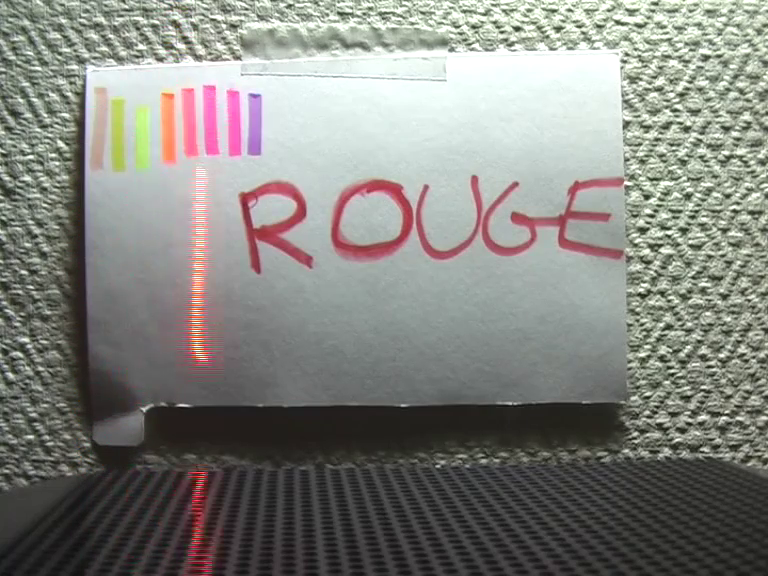
#> input picture frame 19 of prepa/tipe/code/ressources/test.avi, 768 x 576 px, given in place of test_video.mp4, which was not available
$ python step4.py
#> lines starting #> are read from the running program, lines starting #| are printed output that depends on the picture; after the words box and inside, x2 and y2 are one past the last pixel; in counts of white or black regions, pixels touching at a corner belong together; pictures that were not available may be replaced by others from this repository, and a replacement may not be noted

import numpy as np
import cv2.cv2 as cv

cap = cv.VideoCapture('test_video.mp4')
ret, frame1 = cap.read()
#> frame1 is the input picture: shape (576, 768, 3); mean B, G, R 126.7, 132.1, 131.7
prvs = cv.cvtColor(frame1, cv.COLOR_BGR2GRAY)
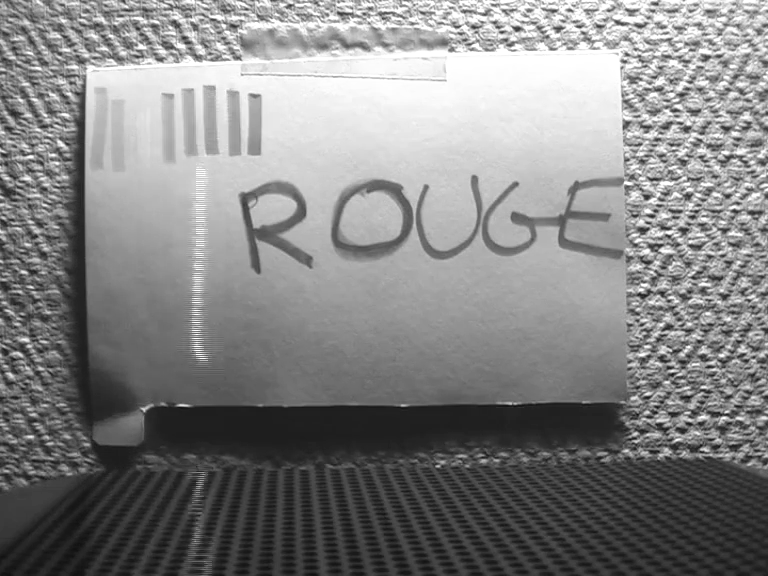
#> prvs: shape (576, 768); min 14, max 255, mean 131.3
hsv = np.zeros_like(frame1)
hsv[..., 1] = 255
while(1):
    ret, frame2 = cap.read()
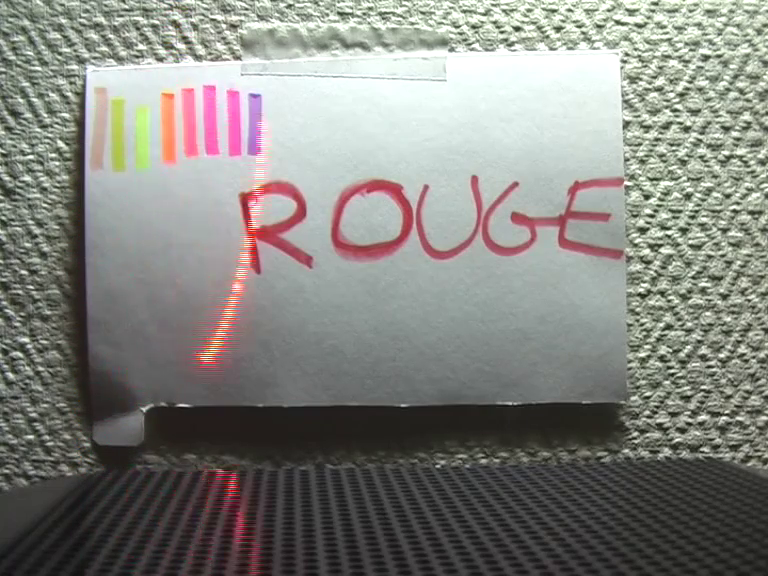
#> input picture frame 20 of prepa/tipe/code/ressources/test.avi, 768 x 576 px, given in place of test_video.mp4, which was not available
#> frame2 is the input picture: shape (576, 768, 3); mean B, G, R 126.7, 132, 131.9
    nexto = cv.cvtColor(frame2, cv.COLOR_BGR2GRAY)
    flow = cv.calcOpticalFlowFarneback(
        prvs, nexto, None, 0.5, 3, 15, 3, 5, 1.2, 0)
    mag, ang = cv.cartToPolar(flow[..., 0], flow[..., 1])
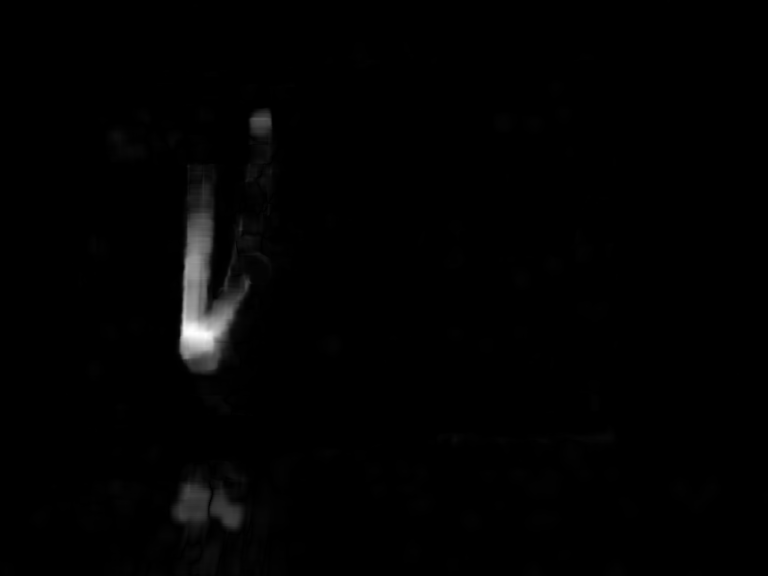
#> mag: shape (576, 768) float32; min 2.09e-13, max 20.4, mean 0.2; drawn with min black and max white
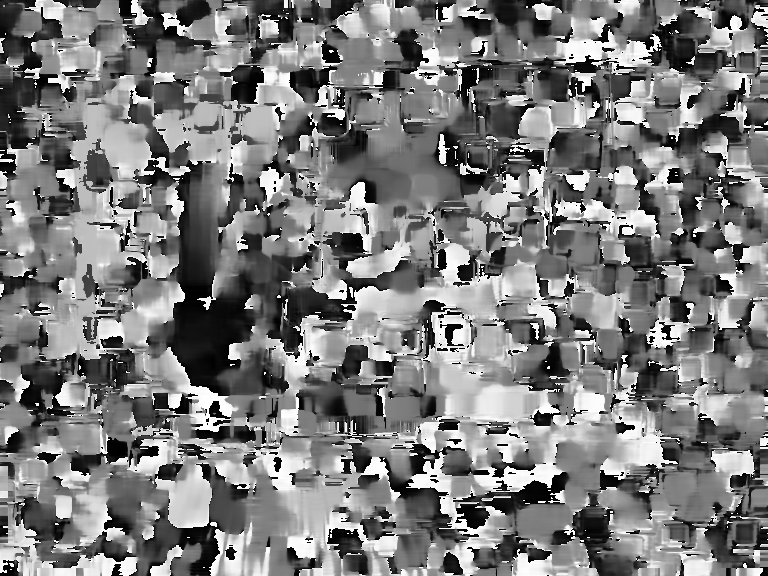
#> ang: shape (576, 768) float32; min 2.05e-06, max 6.28, mean 3.06; drawn with min black and max white
    hsv[..., 0] = ang*180/np.pi/2
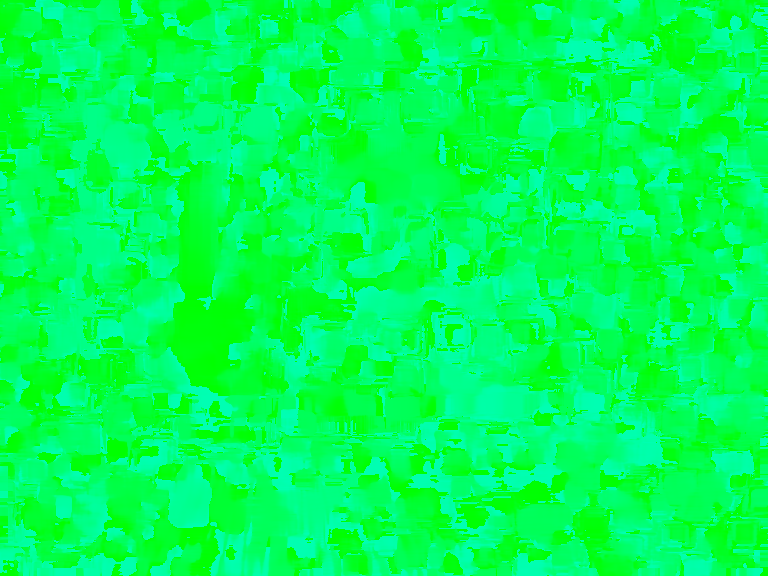
#> hsv: shape (576, 768, 3); mean of channels 0, 1, 2 87.2, 255, 0; drawn as B, G, R
    hsv[..., 2] = cv.normalize(mag, None, 0, 255, cv.NORM_MINMAX)
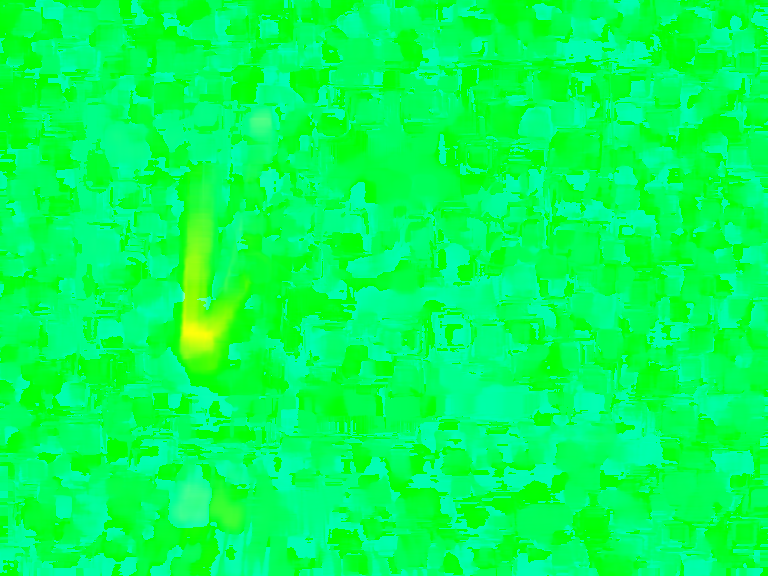
#> hsv: shape (576, 768, 3); 14.14% of pixels changed, all inside (x1, y1, x2, y2) = (0, 0, 768, 576); drawn as B, G, R
    bgr = cv.cvtColor(hsv, cv.COLOR_HSV2BGR)
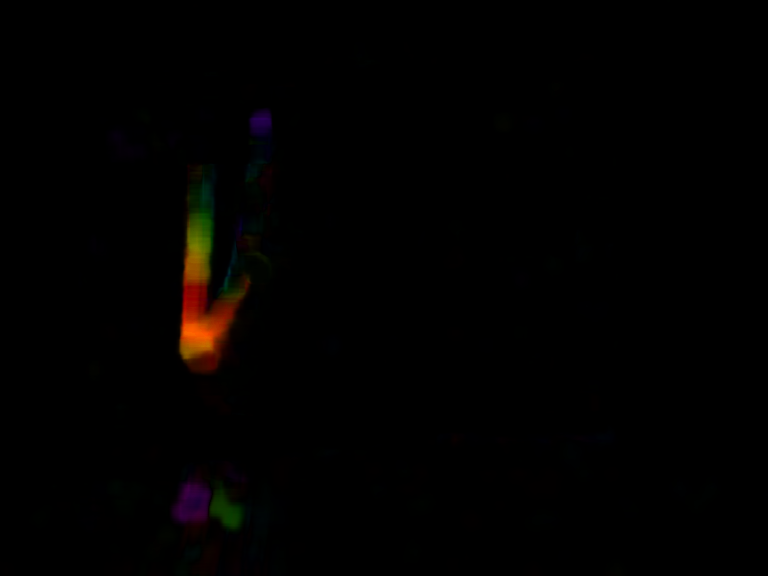
#> bgr: shape (576, 768, 3); mean B, G, R 0.4, 1, 1.9
    cv.imshow('frame2', bgr)
    k = cv.waitKey(30) & 0xff
#> (key Esc is pressed here)
    if k == 27:
        break

$ run again, starting later in the video
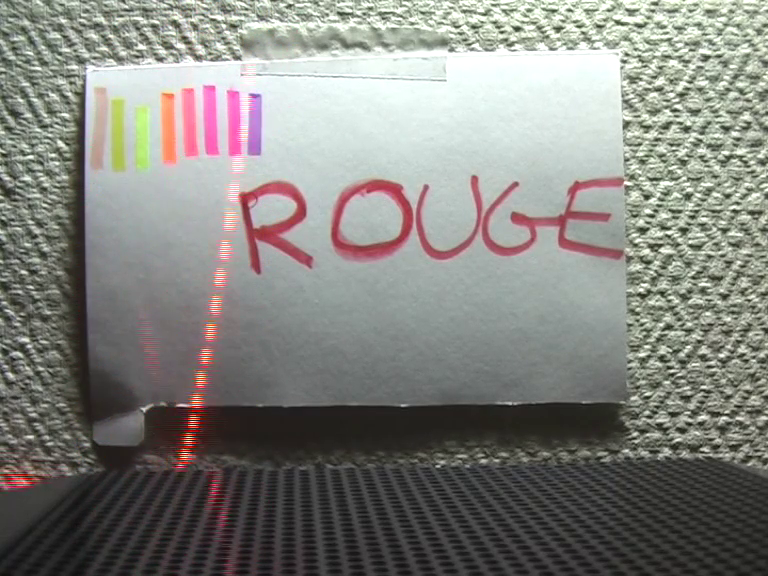
#> input picture frame 88 of prepa/tipe/code/ressources/test.avi, 768 x 576 px, given in place of test_video.mp4, which was not available
#> frame1 is the input picture: shape (576, 768, 3); mean B, G, R 126.5, 131.7, 131.8
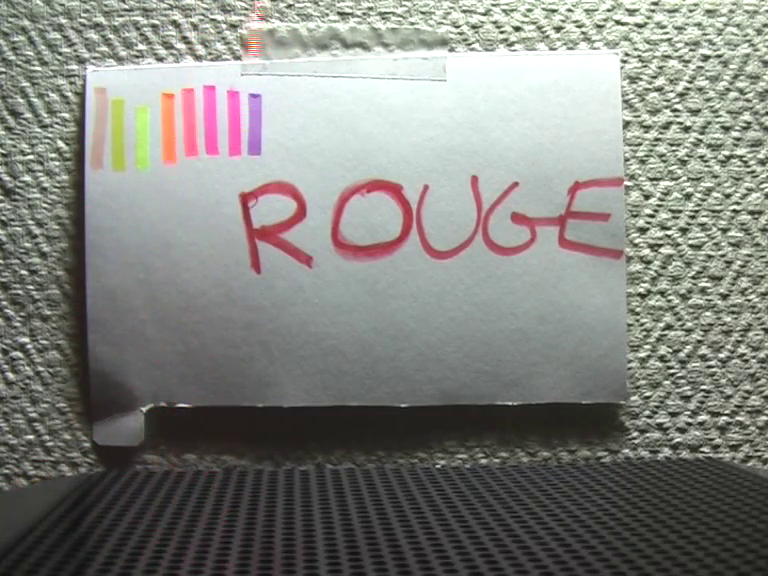
#> input picture frame 89 of prepa/tipe/code/ressources/test.avi, 768 x 576 px, given in place of test_video.mp4, which was not available
#> frame2 is the input picture: shape (576, 768, 3); mean B, G, R 126.3, 131.5, 130.4
#> `hsv[..., 0] = ang*180/np.pi/2`:
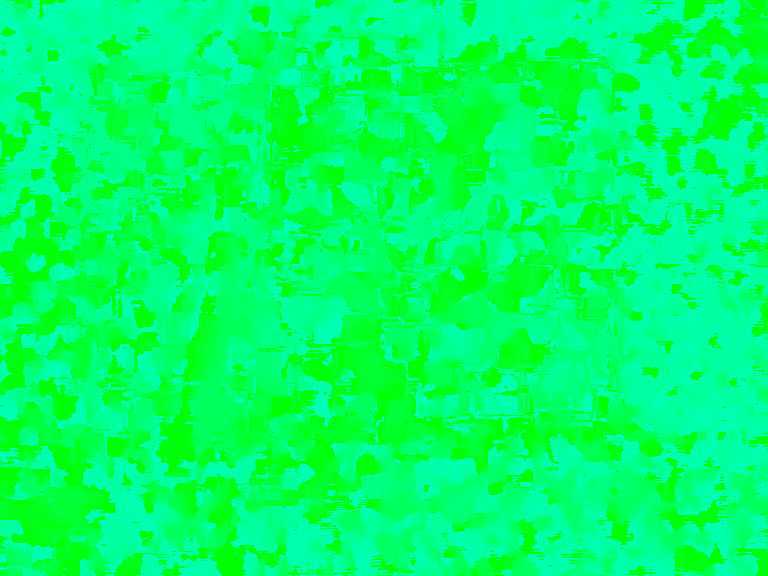
#> hsv: shape (576, 768, 3); mean of channels 0, 1, 2 103.4, 255, 0; drawn as B, G, R

$ run again, starting later in the video
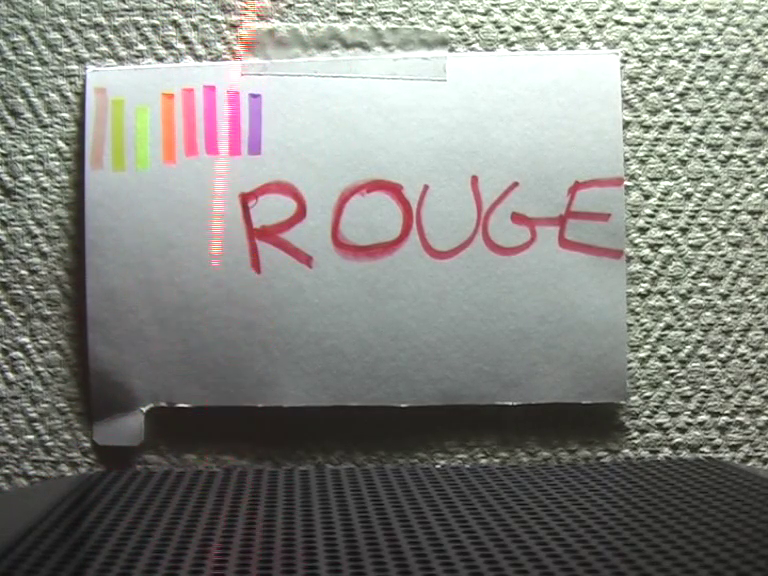
#> input picture frame 157 of prepa/tipe/code/ressources/test.avi, 768 x 576 px, given in place of test_video.mp4, which was not available
#> frame1 is the input picture: shape (576, 768, 3); mean B, G, R 126.6, 131.9, 131.2
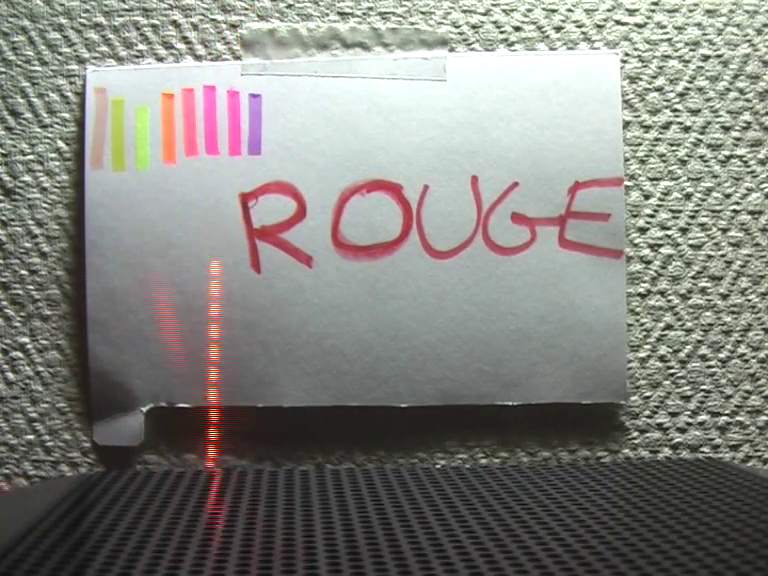
#> input picture frame 158 of prepa/tipe/code/ressources/test.avi, 768 x 576 px, given in place of test_video.mp4, which was not available
#> frame2 is the input picture: shape (576, 768, 3); mean B, G, R 126.7, 132, 131.8
#> `hsv[..., 0] = ang*180/np.pi/2`:
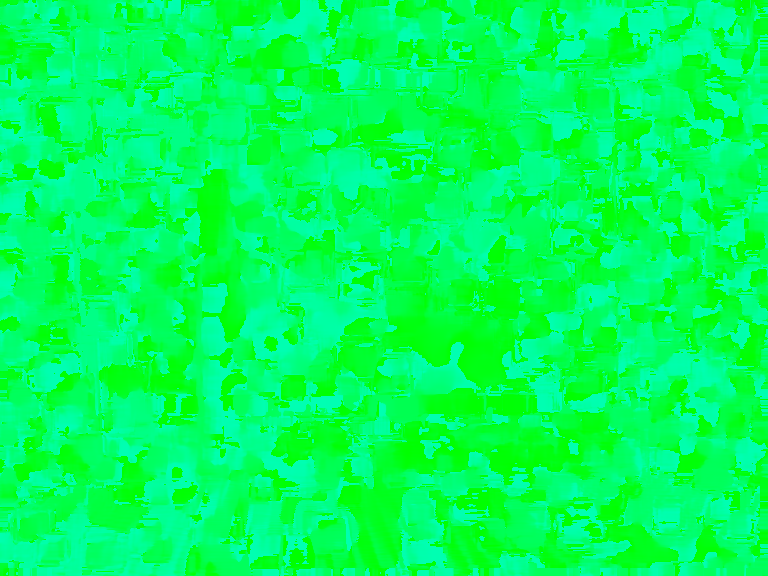
#> hsv: shape (576, 768, 3); mean of channels 0, 1, 2 91.5, 255, 0; drawn as B, G, R
